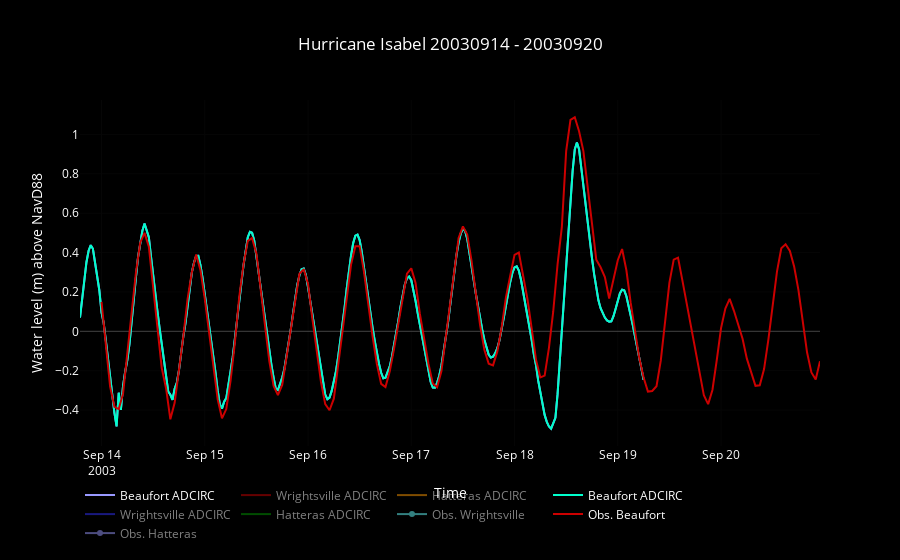

Write notebook code for a chart like this one.
### Code cell
datasets = [adc_duke0, adc_wright0, adc_hatt0,adc_duke1, adc_wright1, adc_hatt1,isabel_w,isabel_d,isabel_h]
obs, dtm  = ' Water Level', 'Date Time'
beg = begin_d.split('=')[1] + ' - ' + end_d.split('=')[1]
title = 'Hurricane Isabel' + ' ' + beg
data, layout = MakePlot(datasets, obs, dtm, title)

fig = dict(data = data, layout=layout)
notebook=True
fig = go.Figure(data=data, layout=layout)
if not notebook:
    interactive = plot(fig)
else:
    interactive = iplot(fig)

### Figure 1 — Plotly figure (JSON) as saved in the notebook; plotly's stock layout.template omitted (floating-point values rounded to 4 significant figures; data arrays with more than 128 entries replaced by an {"elided": "..."} marker saying what was removed)
{"data": [{"line": {"color": "rgb(153, 153, 255)"}, "name": "Beaufort ADCIRC", "type": "scatter", "uid": "dea16f", "x": {"elided": "263 str values"}, "y": {"elided": "263 float values"}}, {"line": {"color": "rgb(204, 0, 0)"}, "name": "Wrightsville ADCIRC", "type": "scatter", "uid": "bfada0", "visible": "legendonly", "x": {"elided": "263 str values"}, "y": {"elided": "263 float values"}}, {"line": {"color": "rgb(255, 153, 0)"}, "name": "Hatteras ADCIRC", "type": "scatter", "uid": "3d95bc", "visible": "legendonly", "x": {"elided": "263 str values"}, "y": {"elided": "263 float values"}}, {"line": {"color": "rgb(0, 255, 204)"}, "name": "Beaufort ADCIRC", "type": "scatter", "uid": "e297df", "x": {"elided": "263 str values"}, "y": {"elided": "263 float values"}}, {"line": {"color": "rgb(51, 51, 255)"}, "name": "Wrightsville ADCIRC", "type": "scatter", "uid": "676fc3", "visible": "legendonly", "x": {"elided": "263 str values"}, "y": {"elided": "263 float values"}}, {"line": {"color": "rgb(0, 153, 0)"}, "name": "Hatteras ADCIRC", "type": "scatter", "uid": "30b18a", "visible": "legendonly", "x": {"elided": "263 str values"}, "y": {"elided": "263 float values"}}, {"line": {"color": "rgb(102, 255, 255)"}, "name": "Obs. Wrightsville", "type": "scatter", "uid": "5abfe0", "visible": "legendonly", "x": ["Error: No data was found. This product may not be offered at this station at the requested time."], "y": [null]}, {"line": {"color": "rgb(204, 0, 0)"}, "name": "Obs. Beaufort", "type": "scatter", "uid": "b7149b", "visible": true, "x": {"elided": "168 str values"}, "y": {"elided": "168 float values"}}, {"line": {"color": "rgb(153, 153, 255)"}, "name": "Obs. Hatteras", "type": "scatter", "uid": "87b8e1", "visible": "legendonly", "x": ["Error: No data was found. This product may not be offered at this station at the requested time."], "y": [null]}], "layout": {"autosize": true, "font": {"color": "rgb(255,255,255)"}, "legend": {"orientation": "h"}, "paper_bgcolor": "rgb(0, 0, 0)", "plot_bgcolor": "rgb(0, 0, 0)", "title": "Hurricane Isabel 20030914 - 20030920", "xaxis": {"autorange": true, "range": ["2003-09-13 19:00", "2003-09-20 23:00"], "title": "Time", "type": "date"}, "yaxis": {"autorange": true, "range": [-0.5826, 1.175], "title": "Water level (m) above NavD88", "type": "linear"}}}
